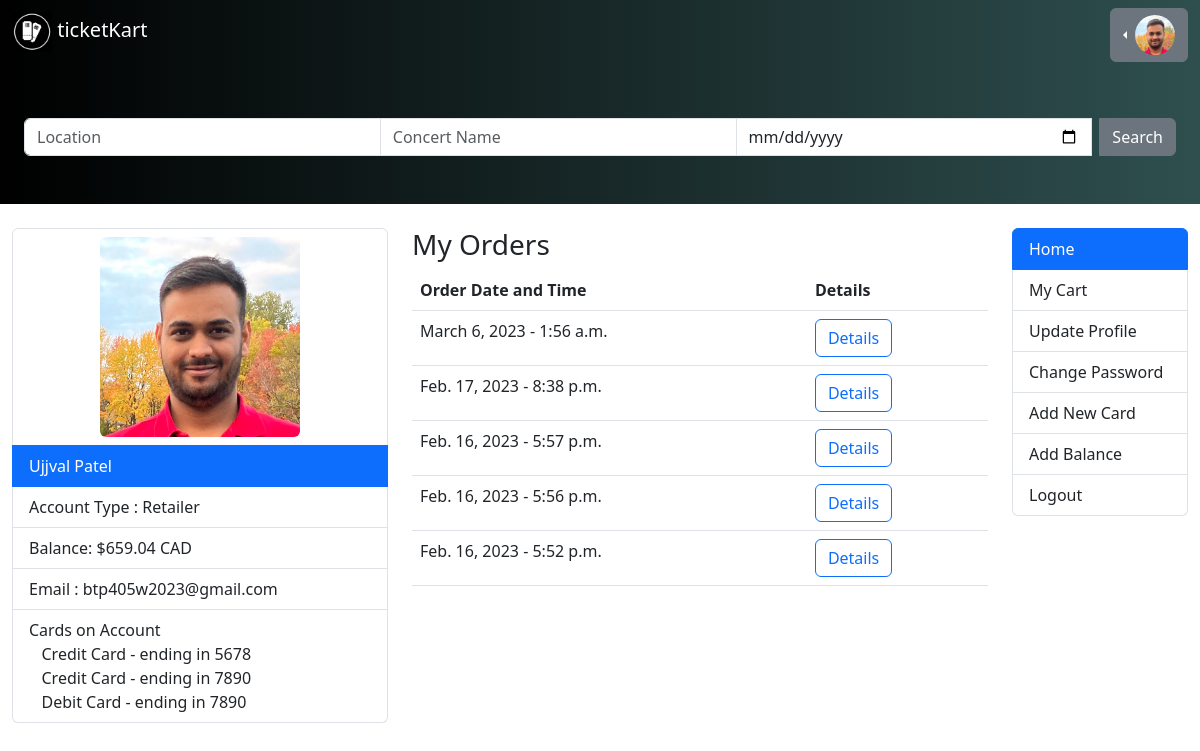
The app's page /profile (signed in) with its own data.
### ticketkartapp/models.py (models this page shows, shortened)
class User(AbstractUser):
    name = models.CharField(max_length=200, null=True)
    email = models.EmailField(unique=True, null=True)
    phone = models.CharField(max_length=12, null=True, unique=True)
    balance = models.DecimalField(max_digits=6, decimal_places=2, default=0)
    avatar = models.ImageField(null=True, default="avatar.svg")
    is_retailer = models.BooleanField(default=False)

class PaymentMethod(models.Model):
    PAYMENT_TYPES = [
        ('CC', 'Credit Card'),
        ('DC', 'Debit Card'),
        ('INT', 'Interac'),
    ]
    user = models.ForeignKey(User, on_delete=models.CASCADE)
    payment_type = models.CharField(choices=PAYMENT_TYPES, max_length=3)
    card_number = models.CharField(max_length=16, null=True)
    expiry_date = models.DateField(null=True)
    cvv = models.CharField(max_length=3, null=True)
    bank_name = models.CharField(max_length=100, null=True)
    account_number = models.CharField(max_length=100, null=True)
    verified = models.BooleanField(default=False)

### cart/models.py (models this page shows, shortened)
class Order(models.Model):
    placed_at = models.DateTimeField(auto_now_add=True)
    customer = models.ForeignKey(User, on_delete=models.PROTECT)

### ticketkart/views.py (the view)
# urls.py: path('profile',user_profile,name="user-profile")
@login_required(login_url='login')
def user_profile(request):
    user = request.user
    orders = Order.objects.filter(customer=user).order_by("-placed_at")[:5]
    payment_methods = PaymentMethod.objects.filter(user=user)
    context = {
        "user" : user,
        "orders" : orders,
        "payment_methods": payment_methods
    }
    return render(request, "profile.html",context)

### ticketkart/templates/profile.html (shortened to what this page needs)
<!DOCTYPE html>
<html lang="en">
  <head>
    <link
      href="https://cdn.jsdelivr.net/npm/bootstrap@5.3.0-alpha1/dist/css/bootstrap.min.css"
      rel="stylesheet"
    />
  </head>
  <body>
    <nav class="navbar navbar-expand-lg bg-body-tertiary navbar-dark">
      <div class="container-fluid">
        <h3 class="text-white">
          <a href="/" class="text-white navbar-brand">
            <img
              src="/images/logo-white.png"
              width="40px"
              height="40px"
              alt=""
              srcset=""
            />
            ticketKart</a
          >
        </h3>
        <div class="justify-content-end">
          {% if request.user.is_authenticated %}
          <div class="btn-group dropstart">
            <button
              type="button"
              class="btn btn-secondary dropdown-toggle"
              data-bs-toggle="dropdown"
              aria-expanded="false"
            >
              <img
                src="{{request.user.avatar.url}}"
                alt="Profile Picture"
                width="40px"
                height="40px"
                style="border-radius: 50%"
              />
            </button>
          </div>
          {% endif %}
        </div>
      </div>
    </nav>
    <nav class="navbar bg-body-tertiary py-5 navbar-dark">
      <div class="container-fluid">
        <form class="container-fluid" action="/" method="post">
          <div class="input-group">
            <input
              type="text"
              class="form-control"
              placeholder="Location"
              value=""
              name="location"
            />
            <input
              type="text"
              class="form-control"
              placeholder="Concert Name"
              aria-label="Username"
              name="concert"
            />
            <input
              type="date"
              class="form-control me-2"
              placeholder="yyyy-mm-dd"
              name="date"
            />
            <button type="submit" class="btn btn-secondary" value="grey">
              Search
            </button>
          </div>
        </form>
        <br />
      </div>
    </nav>
    <br />
    <div class="container-fluid">
      <div class="row">
        <div class="col-4">
            <ul class="list-group">
                <li class="list-group-item" style="text-align: center;"><img
                    src="{{user.avatar.url}}"
                    alt="Profile Picture"
                    width="200x"
                    height="200px"
                    class="rounded"
                  /></li>
                <li class="list-group-item active">{{user.name}}</li>
                {% if user.is_retailer %}
                <li class="list-group-item">Account Type : Retailer</li>
                {% else %}
                <li class="list-group-item">Account Type : Normal </li>
                {% endif %}
                <li class="list-group-item">Balance: ${{user.balance}} CAD</li>
                <li class="list-group-item">Email : {{user.email}}</li>
                <li class="list-group-item"> Cards on Account </span><br>
                    {% for pm in payment_methods %}
                    <span>&nbsp &nbsp{{ pm.get_payment_type_display }} - ending in {{ pm.card_number|slice:"-4:" }}</span> <br>
                    {% endfor %}
                </li>
              </ul>
        </div>
        <div class="col-6">
            <h3>My Orders</h3>
          {% if orders %}
          <table class="table">
            <thead>
                <tr>
                    <th>
                        Order Date and Time
                    </th>
                    <th>
                        Details
                    </th>
                </tr>
            </thead>
            <tbody>
        {% for order in orders %}
            <tr>
                <td>
              {{order.placed_at|date}} - {{order.placed_at|time}}
            </td>
            <td>
              <a href="{% url 'order-detail' order.id %}" class="btn btn-outline-primary"> Details </a>
            </td>
            </tr>
          {% endfor %}
        </tbody>
        </table>
         {% else %}
          <h3>You Don't have any orders.</h3>
          {% endif %}
        </div>
        <div class="col-2">
            <div class="row">
                <div class="col">
                  <div class="list-group" id="list-tab" role="tablist">
                    <a class="list-group-item list-group-item-action active" href="/" role="tab" aria-controls="list-home">Home</a>
                    <a class="list-group-item list-group-item-action" href="{% url 'cart-detail' %}" role="tab" aria-controls="list-profile">My Cart</a>
                    <a class="list-group-item list-group-item-action" href="{% url 'update-user' %}" role="tab" aria-controls="list-messages">Update Profile</a>
                    <a class="list-group-item list-group-item-action" href="{% url 'change-password' %}" role="tab" aria-controls="list-messages">Change Password</a>
                    <a class="list-group-item list-group-item-action" href="{% url 'add-payment-method' %}" role="tab" aria-controls="list-messages">Add New Card</a>
                    <a class="list-group-item list-group-item-action" href="{% url 'add-balance' %}" role="tab" aria-controls="list-messages">Add Balance</a>
                    <a class="list-group-item list-group-item-action" href="{% url 'logout' %}" role="tab" aria-controls="list-settings">Logout</a>
                  </div>
                </div>
        </div>
      </div>
    </div>
  </div>
  </body>
</html>

### ticketkart/templates/profile.html (style rules this page uses)
.navbar { background-image: linear-gradient(to left, darkslategrey, black); }

### records on screen
User: user.avatar (picture), avatar (picture), name "Ujjval Patel", balance "659.04", email "btp405w2023@gmail.com"
PaymentMethod: payment_type "Credit Card", card_number "5678"
PaymentMethod: payment_type "Credit Card", card_number "7890"
PaymentMethod: payment_type "Debit Card", card_number "7890"
Order: placed_at "March 6, 2023", placed_at "1:56 a.m."
Order: placed_at "Feb. 17, 2023", placed_at "8:38 p.m."
Order: placed_at "Feb. 16, 2023", placed_at "5:57 p.m."
Order: placed_at "Feb. 16, 2023", placed_at "5:56 p.m."
Order: placed_at "Feb. 16, 2023", placed_at "5:52 p.m."
